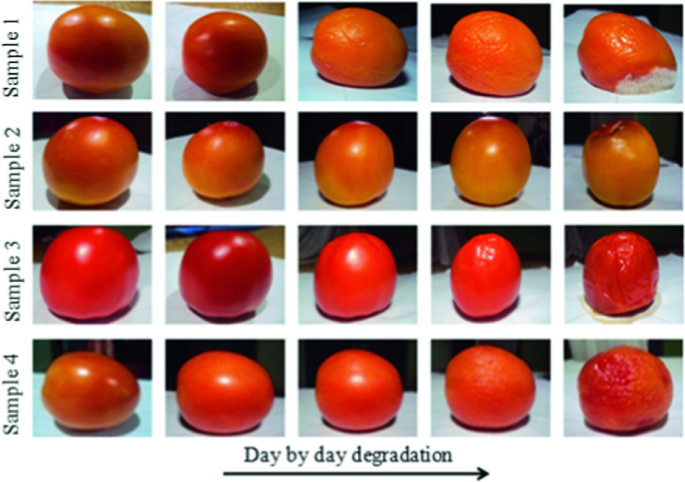
#> input picture tomato1.jpg, 685 x 482 px
$ python -i tomato_detector.py   (imports and definitions only)
#> lines starting #> are read from the running program, lines starting #| are printed output that depends on the picture; after the words box and inside, x2 and y2 are one past the last pixel; in counts of white or black regions, pixels touching at a corner belong together
import cv2
import numpy as np

class TomatoDetector:
    def __init__(self,
                 hue_red_start=150,
                 hue_red_end=40,
                 saturation_red_start= 120,
                 saturation_red_end = 120,
                 value_red_start = 70,
                 value_red_end = 255,
                 blur_ksize=5,
                 morph_kernel_size=5,
                 min_area=300,
                 min_circularity=0.4):

        # used to mask the red color
        self.hue_red_start = hue_red_start
        self.hue_red_end = hue_red_end
        self.saturation_red_start = saturation_red_start
        self.saturation_red_end = saturation_red_end
        self.value_red_start = value_red_start
        self.value_red_end = value_red_end

        self.blur_ksize = blur_ksize
        self.morph_kernel = np.ones((morph_kernel_size, morph_kernel_size), np.uint8)
        self.min_area = min_area
        self.min_circularity = min_circularity

    '''
    Loads the image in BGR
    '''
    def load_image(self, image_path):
        img_bgr = cv2.imread(image_path)
        if img_bgr is None:
            raise ValueError(f"Could not read image: {image_path}")
        return img_bgr


    '''
    preprocess the data by adding a median blur and converting the image format
    from BGR(default load for opencv) to HSV. We use HSV because it separates color (hue)
    from saturation and brightness.
    '''
    def preprocess(self, img_bgr):
        blurred = cv2.medianBlur(img_bgr, self.blur_ksize)
        hsv = cv2.cvtColor(blurred, cv2.COLOR_BGR2HSV)
        return blurred, hsv


    '''
    returns a mask for the elements that are red in the photo
    '''
    def create_color_mask(self, hsv):
        # single interval mask on the hue(hsv) circle
        if self.hue_red_start <= self.hue_red_end:
            lower = np.array([self.hue_red_start, 120, 70])
            upper = np.array([self.hue_red_end,   255, 255])
            mask = cv2.inRange(hsv, lower, upper)
        else:
            # wrap: two intervals [start, 179] U [0, end]
            lower1 = np.array([self.hue_red_start, 120, 70])
            upper1 = np.array([179, 255, 255])
            lower2 = np.array([0, 120, 70])
            upper2 = np.array([self.hue_red_end, 255, 255])
            # in Range does lowerbound[i] <= pixel[i] <= upperbound[i]
            # this but for our red, not green: https://stackoverflow.com/questions/47483951/how-can-i-define-a-threshold-value-to-detect-only-green-colour-objects-in-an-ima/47483966#47483966

            # It does the masking for the two intervals
            mask1 = cv2.inRange(hsv, lower1, upper1)
            mask2 = cv2.inRange(hsv, lower2, upper2)

            # we combine the masks with binary 'or' operator
            mask = cv2.bitwise_or(mask1, mask2)
        return mask


    '''
    We clean up the mask (make it more smooth)
    Nice article: https://docs.opencv.org/4.x/d9/d61/tutorial_py_morphological_ops.html
    Erosion:  A pixel in result is 1 only if all the pixels under the kernel is 1,
     otherwise it is eroded (made to zero).
    Dilution: A pixel element is '1' if at least one pixel under the kernel is '1'
    '''
    def clean_mask(self, mask):
        # Opening (erosion + dilluation) - clean extra bits outside of shape
        mask_clean = cv2.morphologyEx(mask, cv2.MORPH_OPEN, self.morph_kernel, iterations=2)
        # Closing is reverse of opening (dillation + erosion) -> clean extra bits inside of shape
        mask_clean = cv2.morphologyEx(mask_clean, cv2.MORPH_CLOSE, self.morph_kernel, iterations=2)
        return mask_clean


    # find tomatoes
    '''
    Firstly tried with hough transform but it was slow and not accurate enough
    Hough circles (https://docs.opencv.org/4.x/da/d53/tutorial_py_houghcircles.html) expects a known radius
    rounded circles, so our eliptical tomatoes wouldn't fit. Also searching for an interval of radius
    is dangerous and slow.

    Now we find the contours, do a circularity check and return the results.
    '''
    def find_tomato_contours(self, mask_clean):
        # find the contours in the cleaned masks.
        # https://docs.opencv.org/4.x/d4/d73/tutorial_py_contours_begin.html
        # RETR_EXTERNAL means ignore inner contours (e.g holes because of light)
        # CHAIN_APPROX_SIMPLE gives fewer points and it's better for memory
        # Using the algorithm of Suzuki & Be (1985) - https://www.researchgate.net/post/What_is_the_algorithm_and_concept_behind_finding_contour_in_openCV
        contours, _ = cv2.findContours(mask_clean, cv2.RETR_EXTERNAL, cv2.CHAIN_APPROX_SIMPLE)
        tomato_contours = []
        for contour in contours:
            # https://docs.opencv.org/4.x/d3/dc0/group__imgproc__shape.html#ga2c759ed9f497d4a618048a2f56dc97f1
            # In docs it says about the Green Formula. There is a lot of math on it.
            # compute the area of detected contour
            area = cv2.contourArea(contour)
            if area < self.min_area:
                continue

            # We expect the shape to be closed.
            # gives the perimeter of our object (total length of boundary)
            # in the end, a square is just a circle with fewer points i guess
            perimeter = cv2.arcLength(contour, closed=True)

            # shape too small
            if perimeter == 0:
                continue

            # source for formula: https://napari.org/0.4.19/tutorials/segmentation/annotate_segmentation.html
            # circularity is 1 for a circle, If shape is elongated -> bigger perimeter -> closer to 0.
            circularity = 4 * np.pi * area / (perimeter ** 2)

            # if it's less rounded than the min_circularity we don't consider it tomato
            if circularity < self.min_circularity:
                continue

            # it passed previous checks, so we append it to our tomato contours.
            tomato_contours.append(contour)
        return tomato_contours


    # draw results
    def draw_detections(self, img_bgr, tomato_contours):
        # make a copy of the original image
        result_bgr = img_bgr.copy()

        # iterate through our resulting contours
        for cnt in tomato_contours:
            # get the bounding rect for our tomato
            x, y, w, h = cv2.boundingRect(cnt)
            # draw the rect
            cv2.rectangle(result_bgr, (x, y), (x + w, y + h), (0, 255, 0), 2)
            # draw the contour
            cv2.drawContours(result_bgr, [cnt], -1, (255, 0, 0), 2)
        return result_bgr

    def detect(self, image_path):
        # load image for detection
        img_bgr = self.load_image(image_path)
#> in load_image, img_bgr is the input picture: shape (482, 685, 3); mean B, G, R 118, 128.7, 175.6
        # add median blur and convert to hsv (hue, saturation, value(brightness) )
        blurred, hsv = self.preprocess(img_bgr)
#> in preprocess, `hsv = cv2.cvtColor(blurred, cv2.COLOR_BGR2HSV)`: hsv: shape (482, 685, 3); mean H, S, V 51.8, 107.3, 182.1

        # generate a red mask so that we extract red areas from the original image
        mask = self.create_color_mask(hsv)
#> in create_color_mask, `mask1 = cv2.inRange(hsv, lower1, upper1)`:
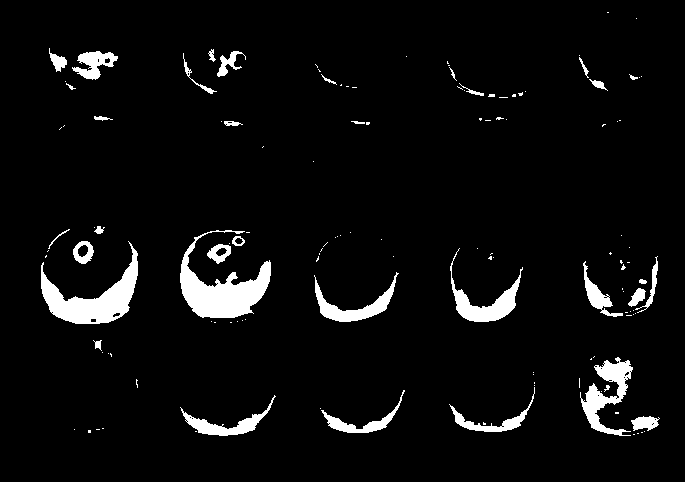
#> mask1: shape (482, 685); 5% white; 132 white regions (97 under 20 px), largest, box (x1, y1, x2, y2) and area: (180, 230, 271, 318) 3232, (41, 241, 138, 324) 2863, (580, 357, 633, 436) 1626
#> in create_color_mask, `mask2 = cv2.inRange(hsv, lower2, upper2)`:
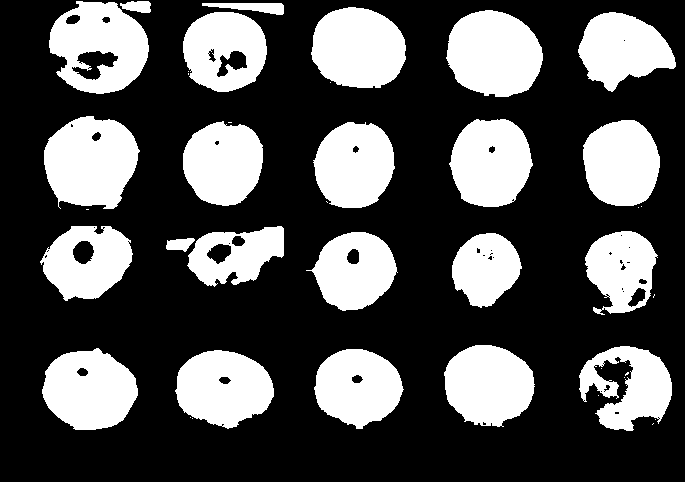
#> mask2: shape (482, 685); 32.2% white; 40 white regions (17 under 20 px), largest, box (x1, y1, x2, y2) and area: (44, 116, 140, 209) 6725, (446, 10, 543, 97) 6508, (49, 1, 149, 94) 6144
#> in create_color_mask, `mask = cv2.bitwise_or(mask1, mask2)`:
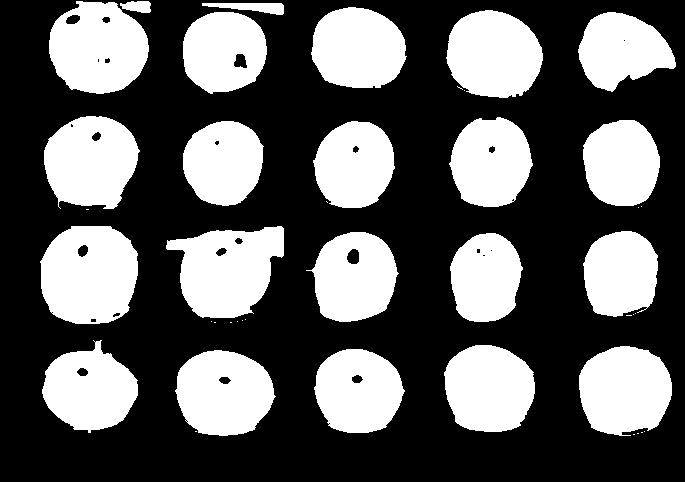
#> mask: shape (482, 685); 37.2% white; 42 white regions (20 under 20 px), largest, box (x1, y1, x2, y2) and area: (40, 226, 138, 324) 7871, (166, 226, 284, 318) 7407, (49, 1, 149, 94) 7040
        # do morphological transformations with cv2 to clean the mask
        mask_clean = self.clean_mask(mask)
#> in clean_mask, `mask_clean = cv2.morphologyEx(mask, cv2.MORPH_OPEN, self.morph_kernel,..`:
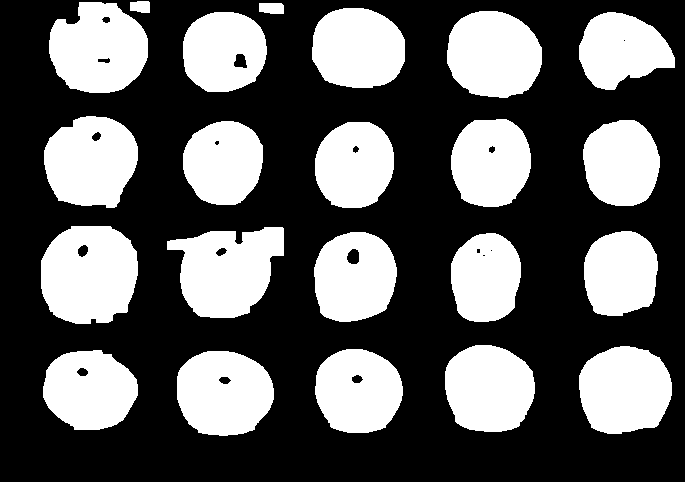
#> mask_clean: shape (482, 685); 36.9% white; 22 white regions, largest, box (x1, y1, x2, y2) and area: (41, 226, 138, 324) 7808, (167, 227, 284, 318) 7320, (49, 2, 148, 93) 6876
#> in clean_mask, `mask_clean = cv2.morphologyEx(mask_clean, cv2.MORPH_CLOSE, self.morph_..`:
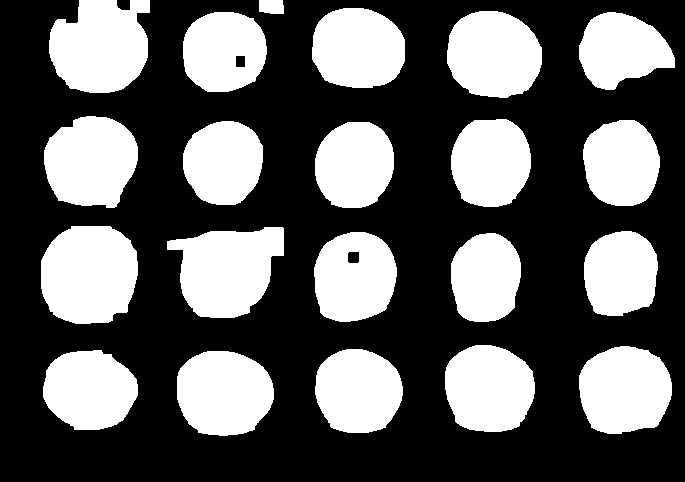
#> mask_clean: shape (482, 685); 37.2% white; 21 white regions
        # Find tomato regions using simple contour detection
        tomato_contours = self.find_tomato_contours(mask_clean)
#> in find_tomato_contours, `contours, _ = cv2.findContours(mask_clean, cv2.RETR_EXTERNAL, cv2.CHAI..`: contours = 21 contours; largest, box (x1, y1, x2, y2) and area: (41, 226, 138, 324) 7763, (167, 227, 284, 318) 7282, (49, 0, 150, 93) 7216, (44, 116, 138, 208) 6622, (177, 351, 274, 436) 6520
#> the loop in find_tomato_contours, `for contour in contours:` made 21 passes
#> (area, perimeter, circularity) on passes 1 to 12: (6520.5, 306.7, 0.871), (5782.5, 291.5, 0.855), (5784.5, 287.9, 0.877), (6445, 308.8, 0.849), (6222.5, 300.2, 0.868), (4954, 268.3, 0.865), (5941.5, 293.4, 0.867), (5044.5, 273.6, 0.847), (7282.5, 383.1, 0.624), (7763, 339.1, 0.848), (5376, 276.8, 0.882), (5233, 272.5, 0.886)
#> area on pass 20: 292.5
#> after the loop in find_tomato_contours, `for contour in contours:`: tomato_contours = 20 contours; largest, box (x1, y1, x2, y2) and area: (41, 226, 138, 324) 7763, (167, 227, 284, 318) 7282, (49, 0, 150, 93) 7216, (44, 116, 138, 208) 6622, (177, 351, 274, 436) 6520
        # draw the results
        result_bgr = self.draw_detections(img_bgr, tomato_contours)
#> the loop in draw_detections, `for cnt in tomato_contours:` made 20 passes
#> (x, y, w, h) on passes 1 to 12: (177, 351, 97, 85), (43, 350, 95, 80), (315, 349, 88, 84), (579, 346, 93, 88), (445, 345, 90, 87), (451, 233, 70, 89), (314, 232, 83, 90), (584, 231, 74, 85), (167, 227, 117, 91), (41, 226, 97, 98), (315, 122, 79, 86), (183, 121, 80, 84)
#> after the loop in draw_detections, `for cnt in tomato_contours:`:
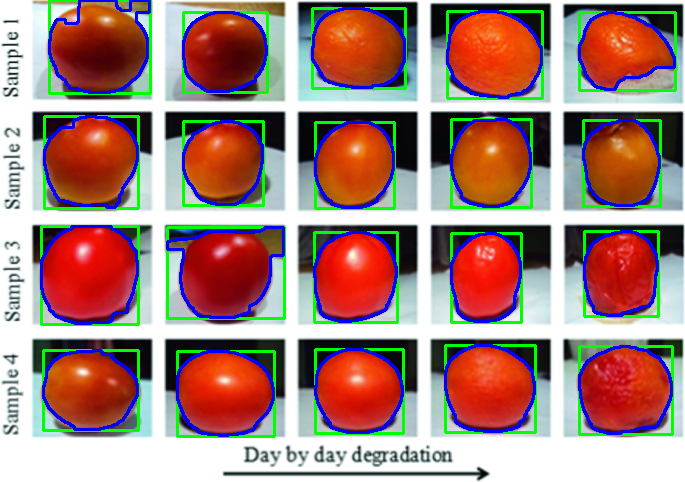
#> result_bgr: shape (482, 685, 3); 10.67% of pixels changed, all inside (x1, y1, x2, y2) = (40, 0, 677, 438)
        return img_bgr, blurred, hsv, mask, mask_clean, result_bgr

>>> result = TomatoDetector().detect('../tomato1.jpg')
#> result = 6 items

$ run again, on tomato2.jpg
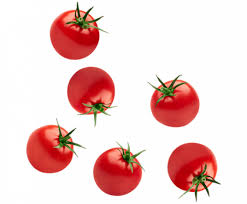
#> input picture tomato2.jpg, 247 x 204 px
#> in load_image, img_bgr is the input picture: shape (204, 247, 3); mean B, G, R 207.1, 209, 239.5
#> hsv: shape (204, 247, 3); mean H, S, V 19.3, 44, 241.3
#> in create_color_mask, `mask1 = cv2.inRange(hsv, lower1, upper1)`:
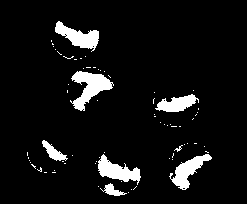
#> mask1: shape (204, 247); 7.2% white; 71 white regions (63 under 20 px), largest, box (x1, y1, x2, y2) and area: (70, 71, 114, 111) 793, (55, 21, 99, 52) 617, (98, 154, 141, 185) 616
#> mask2: shape (204, 247); 13.4% white; 17 white regions (10 under 20 px), largest, box (x1, y1, x2, y2) and area: (27, 125, 74, 173) 1412, (168, 143, 217, 194) 1164, (50, 9, 99, 59) 1156
#> mask: shape (204, 247); 20.6% white; 7 white regions (1 under 20 px), largest, box (x1, y1, x2, y2) and area: (50, 9, 99, 60) 1805, (168, 143, 217, 194) 1805, (67, 67, 115, 116) 1731, (94, 148, 142, 196) 1713, (27, 125, 74, 173) 1672, (151, 79, 199, 127) 1641
#> contours = 6 contours; box (x1, y1, x2, y2) and area: (68, 67, 114, 113) 1496, (94, 152, 141, 195) 1484, (168, 143, 215, 190) 1468, (51, 16, 99, 59) 1462, (27, 126, 72, 173) 1461, (151, 87, 199, 127) 1422
#> the loop in find_tomato_contours, `for contour in contours:` made 6 passes
#> (area, perimeter, circularity) on passes 1 to 6: (1483.5, 154.3, 0.783), (1468.5, 157.6, 0.743), (1461, 155.4, 0.76), (1422, 153.7, 0.756), (1495.5, 157.2, 0.761), (1461.5, 155.2, 0.763)
#> after the loop in find_tomato_contours, `for contour in contours:`: tomato_contours has the same summary as contours
#> in detect, `tomato_contours = self.find_tomato_contours(mask_clean)`: tomato_contours has the same summary as contours in find_tomato_contours
#> the loop in draw_detections, `for cnt in tomato_contours:` made 6 passes
#> (x, y, w, h) on passes 1 to 6: (94, 152, 47, 43), (168, 143, 47, 47), (27, 126, 45, 47), (151, 87, 48, 40), (68, 67, 46, 46), (51, 16, 48, 43)
#> after the loop in draw_detections, `for cnt in tomato_contours:`:
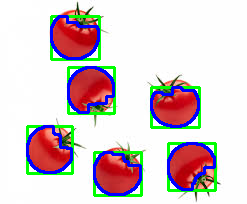
#> result_bgr: shape (204, 247, 3); 10.31% of pixels changed, all inside (x1, y1, x2, y2) = (26, 15, 217, 197)
#> result = 6 items

$ run again, on tomato4.jpg
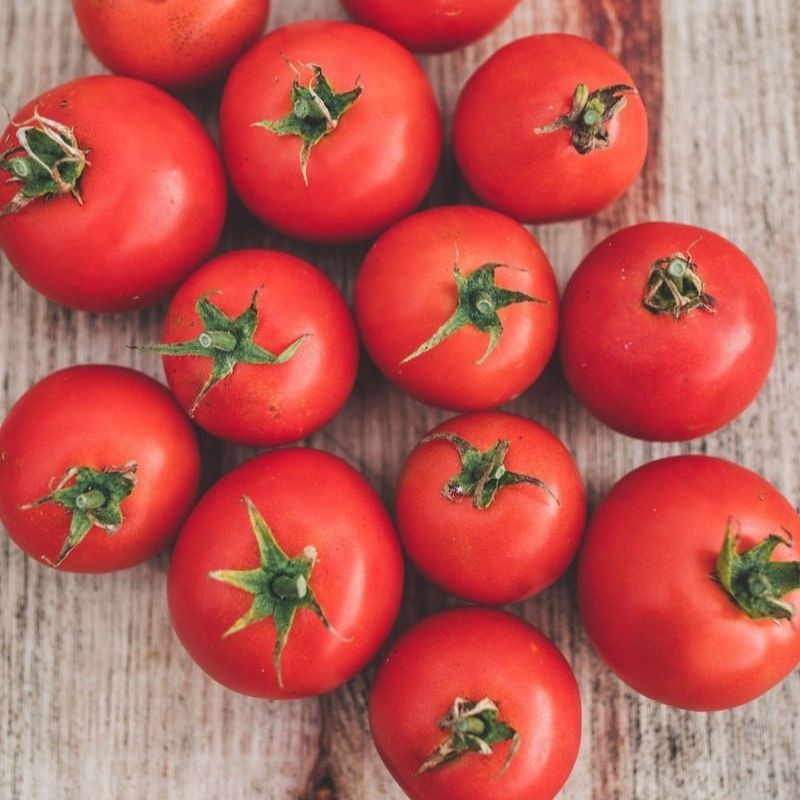
#> input picture tomato4.jpg, 800 x 800 px
#> in load_image, img_bgr is the input picture: shape (800, 800, 3); mean B, G, R 83.8, 89.5, 189.9
#> hsv: shape (800, 800, 3); mean H, S, V 53.9, 141, 190.4
#> in create_color_mask, `mask1 = cv2.inRange(hsv, lower1, upper1)`:
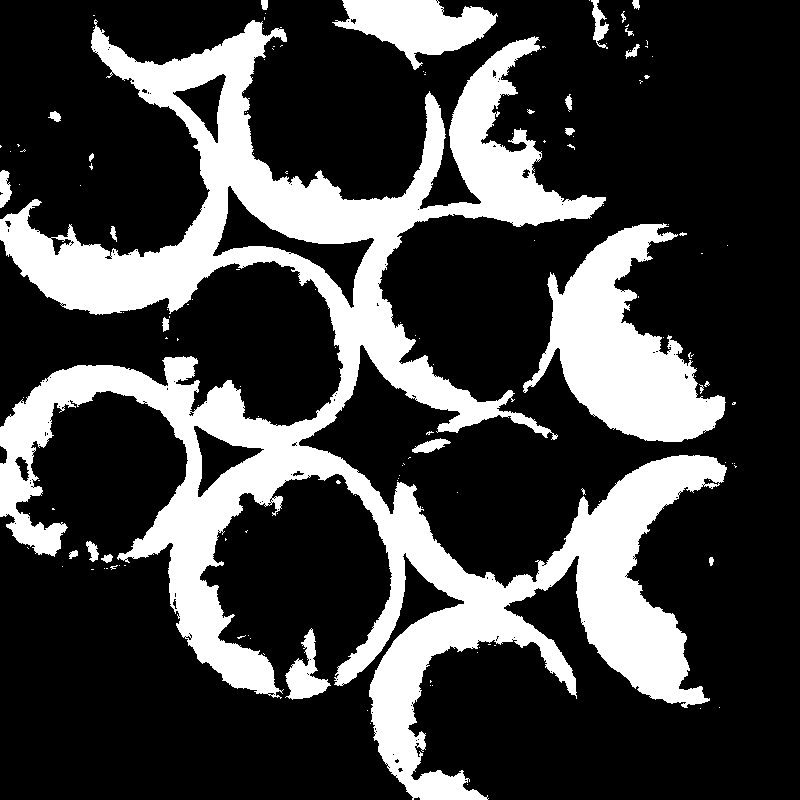
#> mask1: shape (800, 800); 25.7% white; 144 white regions (120 under 20 px), largest, box (x1, y1, x2, y2) and area: (0, 19, 727, 800) 134797, (523, 223, 726, 442) 20073, (332, 0, 498, 70) 6025
#> mask2: shape (800, 800); 37.4% white; 320 white regions (271 under 20 px), largest, box (x1, y1, x2, y2) and area: (481, 0, 777, 442) 38466, (0, 0, 271, 259) 32041, (589, 458, 800, 712) 24960
#> mask: shape (800, 800); 63.2% white; 100 black regions (50 under 20 px), largest, box (x1, y1, x2, y2) and area: (0, 521, 464, 800) 66936, (502, 0, 800, 515) 54874, (504, 556, 800, 800) 28044
#> in clean_mask, `mask_clean = cv2.morphologyEx(mask_clean, cv2.MORPH_CLOSE, self.morph_..`:
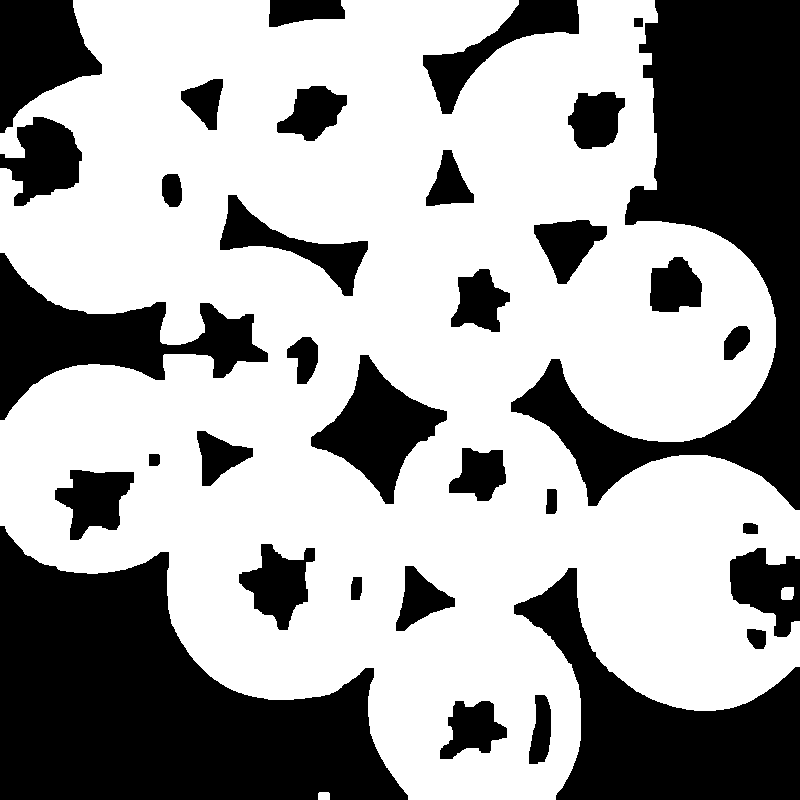
#> mask_clean: shape (800, 800); 63.5% white; 34 black regions
#> contours = 3 contours; box (x1, y1, x2, y2) and area: (0, 0, 800, 800) 450122, (781, 587, 794, 600) 136, (318, 792, 330, 800) 76
#> the loop in find_tomato_contours, `for contour in contours:` made 3 passes
#> area on passes 1 to 2: 76, 135.5
#> after the loop in find_tomato_contours, `for contour in contours:`: tomato_contours = []
#> result = 6 items
